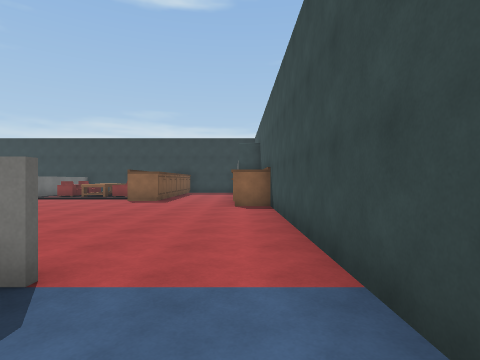
[1] (above)

24 first-person views from a walk through a 3-D level made in the Unity game engine. The camera is 1.5 m above the floor, looks level and sees 80° across. The floor is counted in squares, 2 m on a side. Each view is taken from the middle of a square. On the plan, view 1 faces up. The plan holds only what a view shows up to about 10 squares ahead; the rest is blank. The place goes on beyond the plan. The player character is not drawn. Some animated figures are left out. Surface patterns are stand-ins for the level's own textures.

[2]
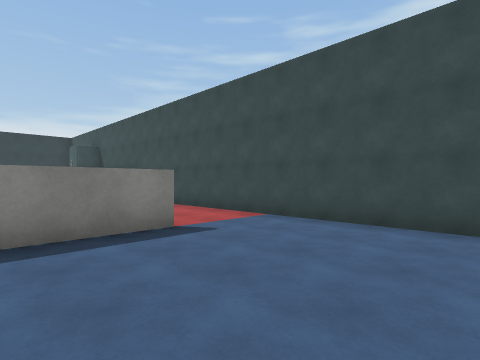

[3]
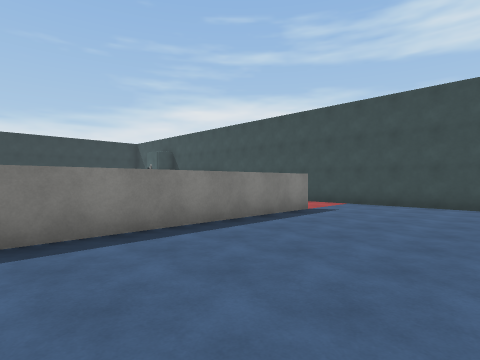

[4]
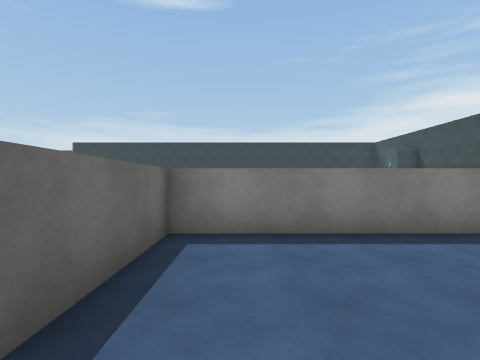

[5]
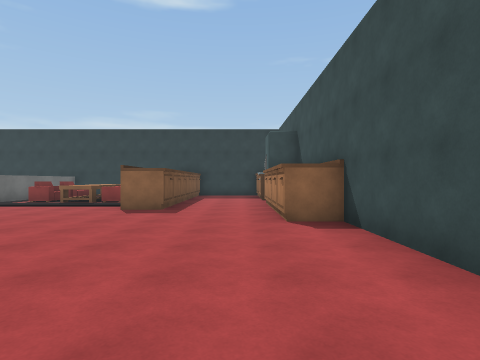

[6]
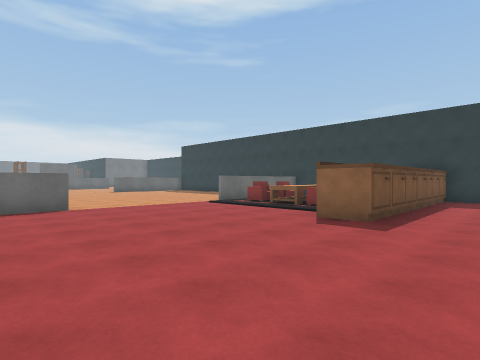

[7]
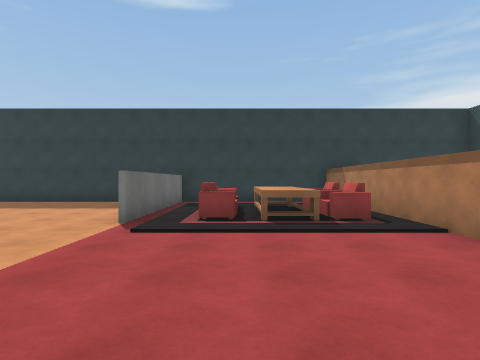

[8]
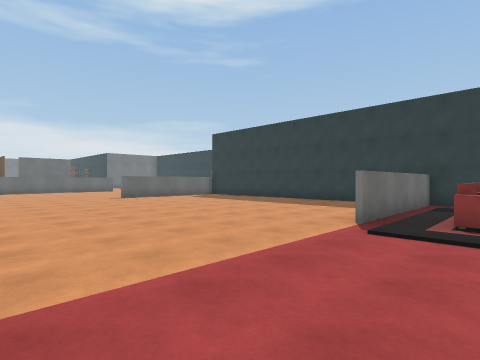

[9]
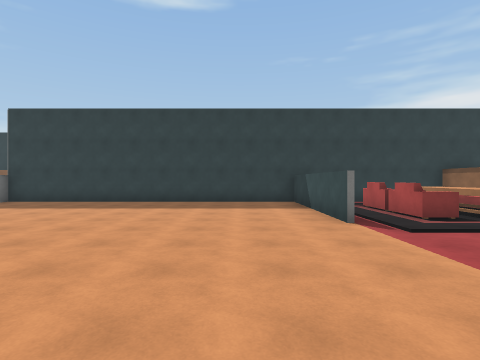

[10]
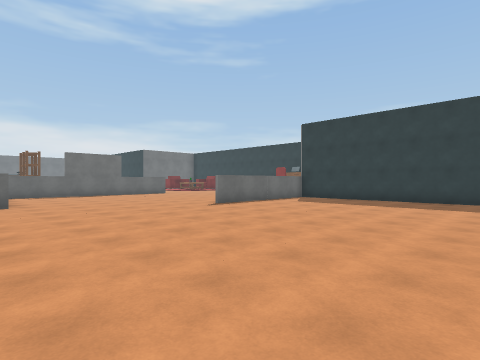

[11]
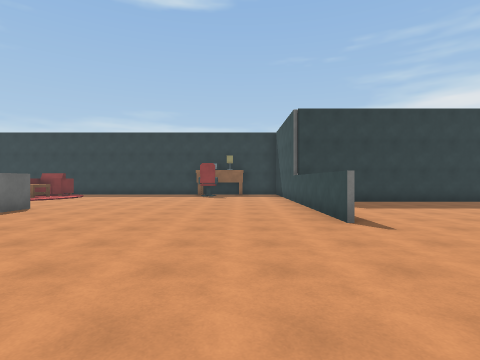

[12]
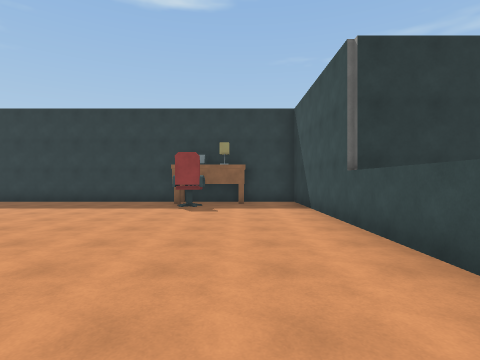

[13]
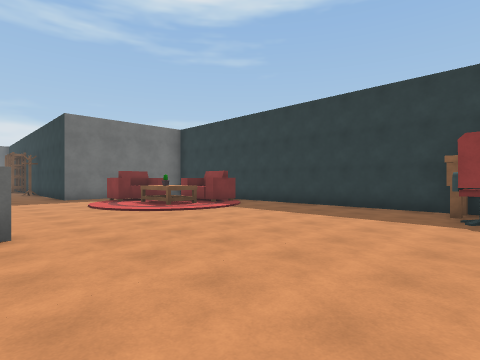

[14]
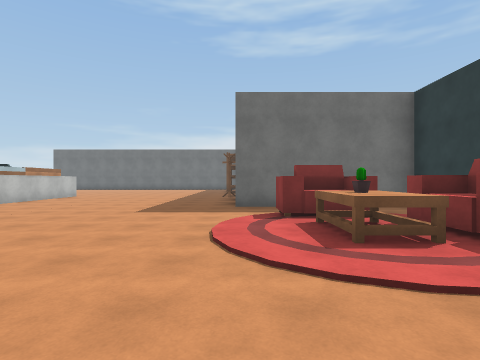

[15]
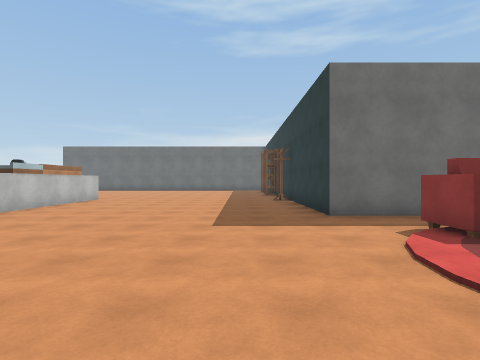

[16]
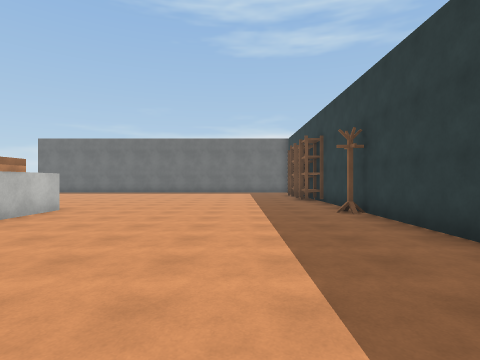

[17]
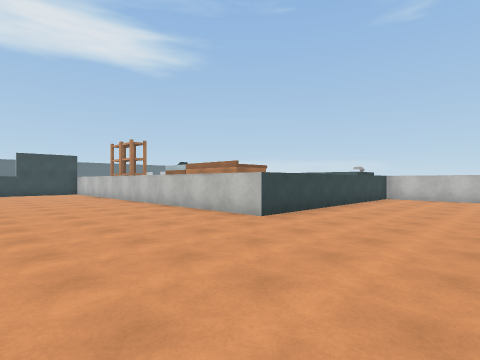

[18]
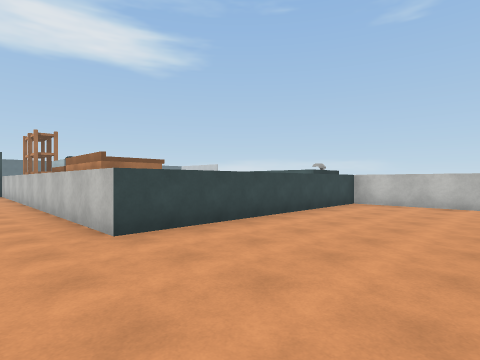

[19]
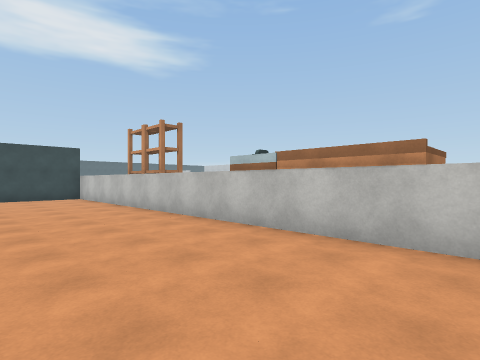

[20]
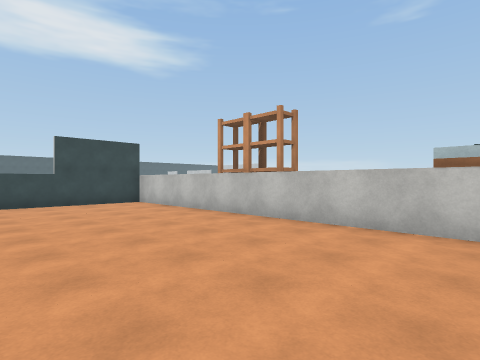

[21]
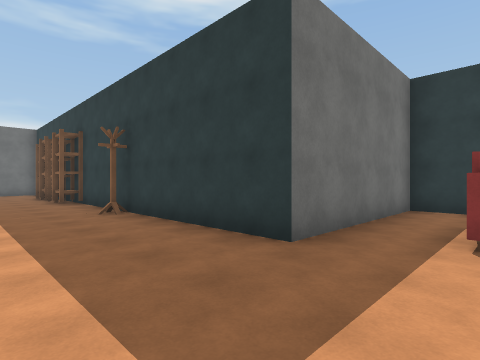

[22]
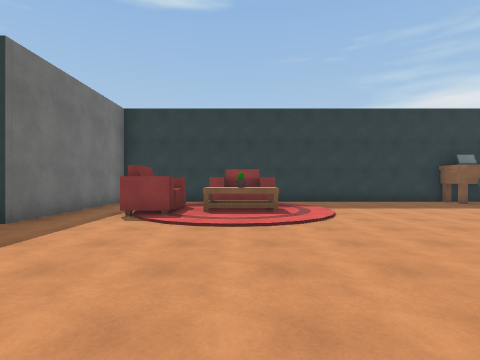

[23]
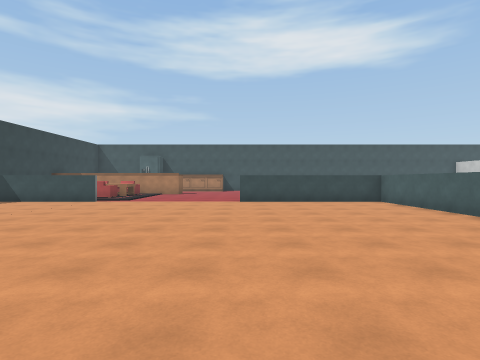

[24]
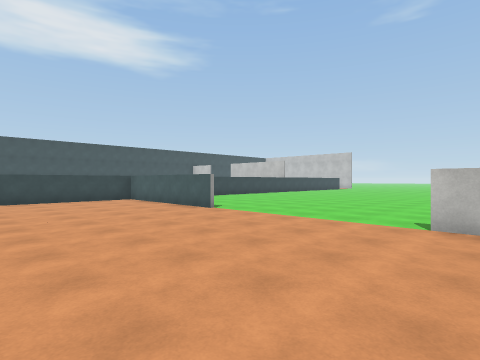

### Floor plan
Points are (right, up) in squares from view 1. A wall is a line through its corners. A room is listed if a view was taken in it or the views show most of it. See-through windows are left out.
Room 1 (views 1, 2, 3, 4)
walls: (-1.4, 2) (-9.1, 2); (0.9, -1.6) (0.9, 2.6); (-9, 2) (-9, -0.9)
ways out: opening at (-0.5, 2) to room 2
Room 2 (views 5, 6, 7, 8, 9, 10, 11, 12, 13, 14, 15, 16, 17, 18, 19, 20, 21, 22, 23, 24)
walls: (-19.1, 12) (-19.1, 21.9) (-29.4, 21.9); (-19, 13.1) (-19, 12); (-26.5, 14.6) (-26.5, 13.5); (-30.6, 9.5) (-26.6, 9.5) (-26.6, 13.2); (-19.6, 2) (-19, 2); (-14, 2) (-9.1, 2) (-9.1, 7); (-34.6, 9.5) (-32.5, 9.5); (-9, 7.1) (-9, 5.6); (-9.1, 11.9) (-9.1, 16.8); (-31, 21.9) (-34, 21.9) (-34, 16.9) (-41.4, 16.9); (-9, 16.9) (-9, 12); (-42.2, 2) (-39.1, 2) (-39.1, 9.5) (-38.4, 9.5); (-2, 16.9) (-19, 16.9); (0.9, 2.6) (0.9, 8.2)
ways out: opening at (-0.5, 2) to room 1
objects: other object (-43, 17); bookshelf (-42, 17); rack (-39, 17); other object (-38, 3) to (-37, 4); cabinet (-38, 9) to (-37, 9); cabinet (-36, 9); sink (-35, 9); bookshelf (-32, 9); chair (-32, 18) to (-31, 19); bookshelf (-31, 9); chair (-31, 20) to (-29, 21); plant (-30, 19); table (-29, 19); other object (-23, 20) to (-22, 20); other object (-23, 21) to (-21, 21); chair (-7, 12); chair (-7, 13) to (-7, 14); table (-6, 12) to (-6, 14); chair (-5, 12); chair (-5, 13) to (-5, 14); cabinet (-4, 11) to (-3, 11); cabinet (-4, 12) to (-3, 12); cabinet (-4, 13) to (-3, 13); cabinet (-4, 14) to (-3, 14); cabinet (-4, 15) to (-3, 15); cabinet (-4, 16) to (-3, 16); cabinet (0, 8); cabinet (0, 9); cabinet (0, 10); other object (0, 11) to (0, 12); fridge (0, 13)

Positions as (right, up) in squares from view 1, and headings:
1: (0, 0), facing up
2: (-4, -2), facing up-right
3: (-8, -2), facing up-right
4: (-8, -2), facing up
5: (-1, 3), facing up
6: (-1, 5), facing up-left
7: (-7, 7), facing up
8: (-7, 7), facing up-left
9: (-11, 7), facing up
10: (-12, 6), facing up-left
11: (-21, 7), facing up
12: (-21, 12), facing up
13: (-22, 14), facing up-left
14: (-26, 17), facing left
15: (-28, 15), facing left
16: (-32, 14), facing left
17: (-43, 14), facing down-right
18: (-43, 11), facing down-right
19: (-39, 13), facing down-right
20: (-36, 14), facing down-right
21: (-32, 14), facing up-left
22: (-30, 12), facing up
23: (-19, 7), facing right
24: (-20, 7), facing down-right
